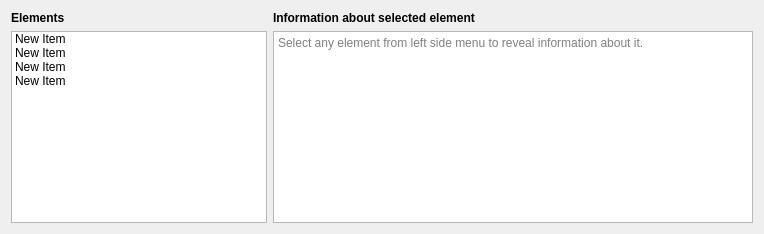
<?xml version="1.0" encoding="UTF-8"?>
<ui version="4.0">
 <class>Reference</class>
 <widget class="QDialog" name="Reference">
  <property name="geometry">
   <rect>
    <x>0</x>
    <y>0</y>
    <width>760</width>
    <height>306</height>
   </rect>
  </property>
  <property name="windowTitle">
   <string>Dialog</string>
  </property>
  <layout class="QGridLayout" name="gridLayout_2">
   <property name="sizeConstraint">
    <enum>QLayout::SetFixedSize</enum>
   </property>
   <item row="1" column="1" colspan="2">
    <widget class="QTextBrowser" name="text_information">
     <property name="sizePolicy">
      <sizepolicy hsizetype="Expanding" vsizetype="Expanding">
       <horstretch>0</horstretch>
       <verstretch>0</verstretch>
      </sizepolicy>
     </property>
     <property name="minimumSize">
      <size>
       <width>480</width>
       <height>0</height>
      </size>
     </property>
     <property name="placeholderText">
      <string>Select any element from left side menu to reveal information about it.</string>
     </property>
    </widget>
   </item>
   <item row="0" column="0">
    <widget class="QLabel" name="label_elements">
     <property name="sizePolicy">
      <sizepolicy hsizetype="Preferred" vsizetype="Fixed">
       <horstretch>0</horstretch>
       <verstretch>0</verstretch>
      </sizepolicy>
     </property>
     <property name="font">
      <font>
       <weight>75</weight>
       <bold>true</bold>
      </font>
     </property>
     <property name="text">
      <string>Elements</string>
     </property>
    </widget>
   </item>
   <item row="1" column="0">
    <widget class="QListWidget" name="list_elements">
     <property name="sizePolicy">
      <sizepolicy hsizetype="Fixed" vsizetype="Expanding">
       <horstretch>0</horstretch>
       <verstretch>0</verstretch>
      </sizepolicy>
     </property>
     <item>
      <property name="text">
       <string>New Item</string>
      </property>
     </item>
     <item>
      <property name="text">
       <string>New Item</string>
      </property>
     </item>
     <item>
      <property name="text">
       <string>New Item</string>
      </property>
     </item>
     <item>
      <property name="text">
       <string>New Item</string>
      </property>
     </item>
    </widget>
   </item>
   <item row="0" column="1" colspan="2">
    <widget class="QLabel" name="label_element_info">
     <property name="sizePolicy">
      <sizepolicy hsizetype="Preferred" vsizetype="Fixed">
       <horstretch>0</horstretch>
       <verstretch>0</verstretch>
      </sizepolicy>
     </property>
     <property name="font">
      <font>
       <weight>75</weight>
       <bold>true</bold>
      </font>
     </property>
     <property name="text">
      <string>Information about selected element</string>
     </property>
     <property name="wordWrap">
      <bool>false</bool>
     </property>
    </widget>
   </item>
  </layout>
 </widget>
 <resources/>
 <connections/>
</ui>
